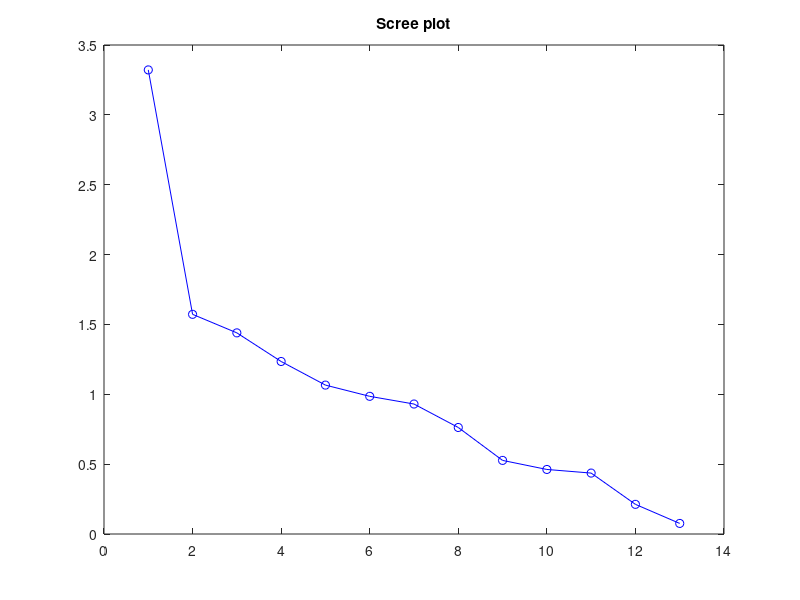

Source code (MATLAB): (Note: this script raises an error after producing the figure.)
x = importdata('forestfires.dat');
sz = size(x);
n = sz(1);
m = sz(2);

% Feature normalization
mu = mean(x, 1);
sigma2 = std(x, 1);
x = (x-mu)./sigma2;

% Covariance matrix
covM = cov(x);
% Eigenvectors and eigenvalues
[eigvec, eigvalM] = eig(covM);
eigval = diag(eigvalM);
% Flip order to get largest eigenvalues first
eigval = flipud(eigval);

% Scree plot
figure(1);
plot(eigval, 'bo-');
title('Scree plot')
% Compute the mean value of all the eigenvalues and draw an horizontal line
% at that value of the scree plot
lamdabar = mean(eigval);
line([0, m], [mueig, mueig]);

% From the scree plot we see that 5 eigenvalues are above the threshold so
% we estimate d=5.

% We will now estimate d using B=1000 randomized samples
B = 1000;
% Each row i of eigvalArr contains the m eigenvalues of i-th randomized
% sample
eigvalArr = zeros(B, m);
for i=1:B
    indices = randi([1, n], n, 1);
    xi = x(indices, :);     % xi is already normalized from above
    
    covMi = cov(xi);
    [~, eigvalMi] = eig(covMi);
    eigvali = diag(eigvalMi);
    eigvali = flipud(eigvali);
    eigvalArr(i, :) = eigvali;
end

% Check how many of the initial eigenvalues are in the right tail of the
% empirical distribution of eigvalArr. By right we mean after index
% (1-alpha)*B for alpha = 0.05
eigvalArr = sort(eigvalArr, 1);
alpha = 0.05;
rightInd = ceil( (1-alpha)*B );
dr = 0;
for i=1:m
    if eigval(i) > eigvalArr(rightInd, i);
        dr = dr + 1;
    end
end
% The resulting d from the randomized test is d=1, which is much smaller
% than the d=5 we found from the scree-plot.
